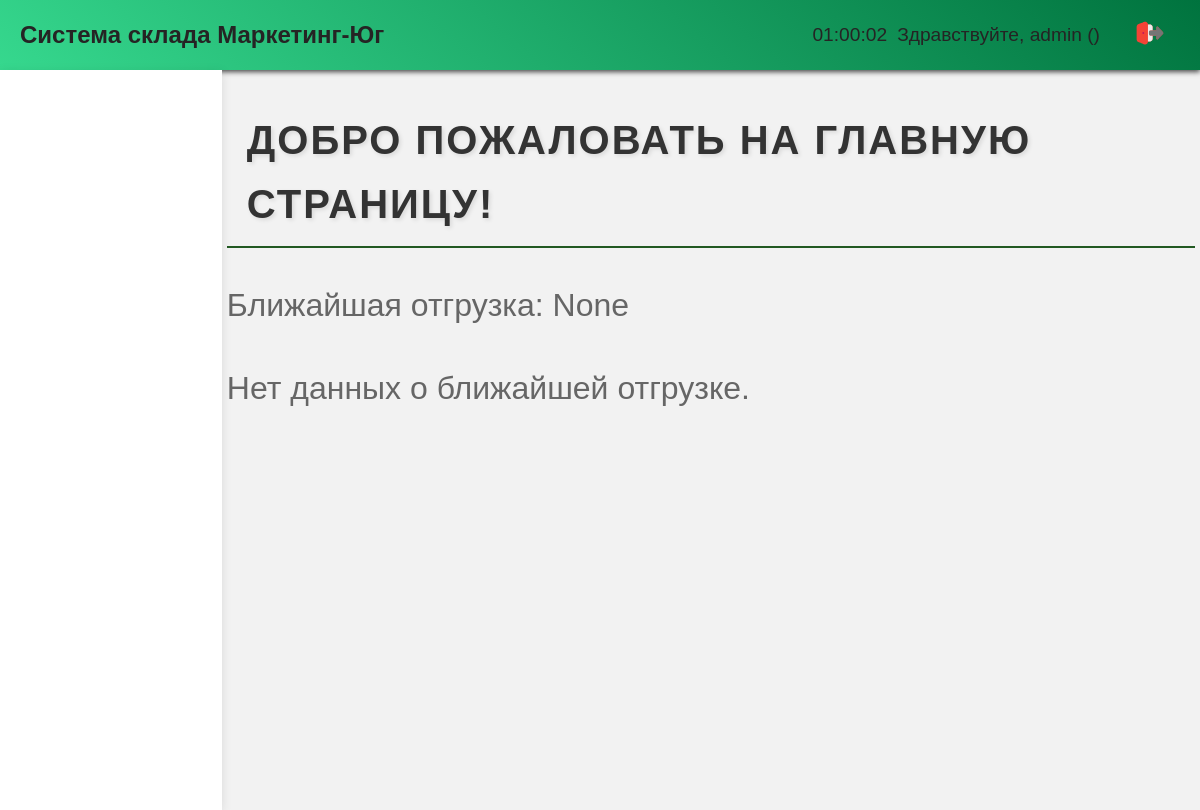
Before: /home/ (signed in) with the older database file.
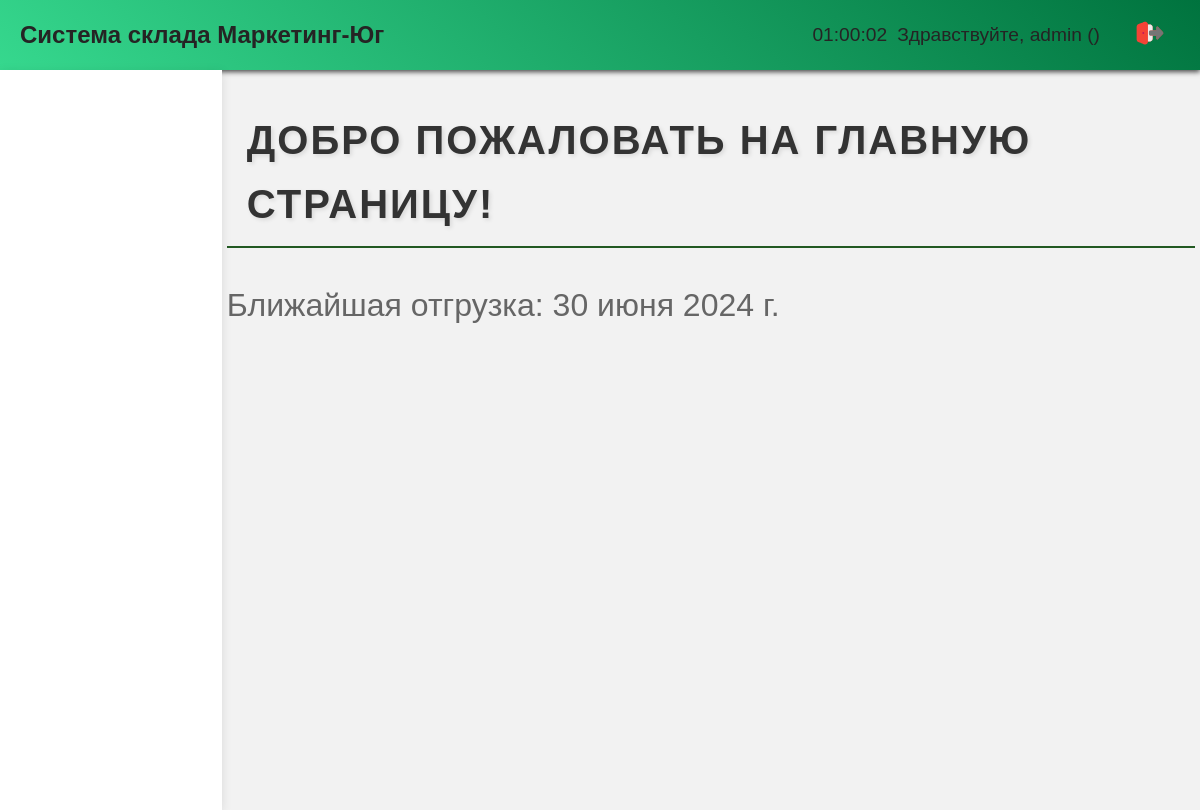
After: the same page with the newer database file.
### base/models.py (models this page shows, shortened)
class Shipment(models.Model):
    customer = models.CharField(max_length=100)
    products = models.ManyToManyField(ShipmentProduct, related_name='shipment')
    date_shipped = models.DateField()
    class Meta:
        verbose_name = 'Отгрузка'
        verbose_name_plural = 'Отгрузки'

### base/views.py (the view)
# urls.py: 2. Add a URL to urlpatterns:  path('', views.home, name='home')
def home(request):
    orders = Order.objects.all()
    orders_products = OrderProduct.objects.all()
    nearest_shipment_date = cache.get('nearest_shipment_date')
    if not nearest_shipment_date:
        try:
            nearest_shipment = Shipment.objects.filter(date_shipped__gte=date.today()).earliest('date_shipped')
            nearest_shipment_date = nearest_shipment.date_shipped
            cache.set('nearest_shipment_date', nearest_shipment_date, timeout=900)  # 900 секунд = 15 минут
        except Shipment.DoesNotExist:
            nearest_shipment_date = None
    context = {
        'orders': orders,
        'nearest_shipment_date': nearest_shipment_date,
    }
    return render(request, 'home.html', context)

### base/templatetags/group_tags.py (called while the page is built)
@register.filter(name='has_group')
def has_group(user, group_name):
    return user.groups.filter(name=group_name).exists()

### templates/home.html (shortened to what this page needs)
<!DOCTYPE html>
<html lang="ru">
{% load static %}
{% load group_tags %}
<head>
    <link rel="stylesheet" href="{% static 'styles/home.css' %}">
</head>
<body>
{% include 'header.html' %}
<div class="main-container">
    <aside class="sidebar">
    </aside>
    <main class="content" id="content">
        {% block content %}
        <h2>Добро пожаловать на главную страницу!</h2>
        <div class="delivery-info">
            <p>Ближайшая отгрузка: {{ nearest_shipment_date }}</p>
            {% if not nearest_shipment_date %}
                <p>Нет данных о ближайшей отгрузке.</p>
            {% endif %}
        </div>
        {% endblock %}
    </main>
</div>
</body>
</html>

Changed rows visible on the page:
added Shipment: date_shipped "30 июня 2024 г."
Other visible differences:
{{ nearest_shipment_date }}: "None" → (not shown)
text no longer shown: "Нет данных о ближайшей отгрузке."
